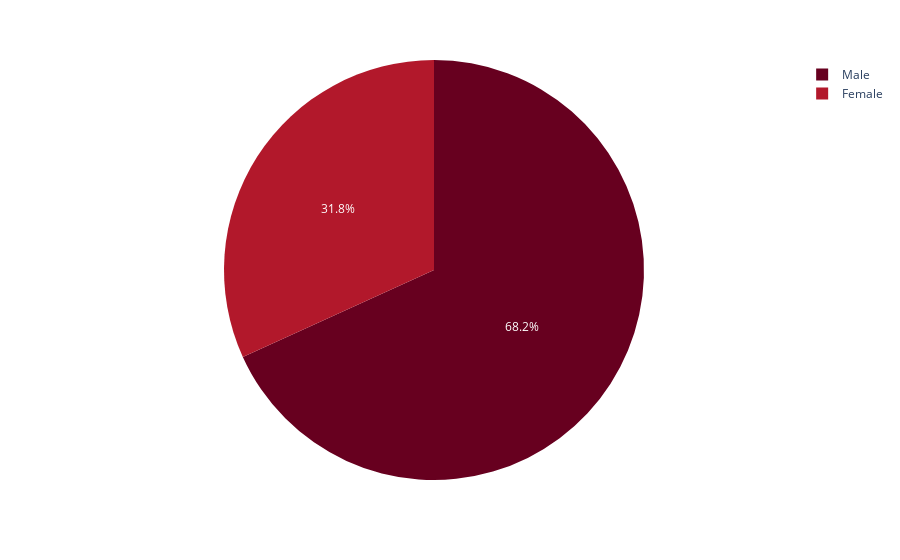

The notebook cell saved with this chart:
### Markdown cell above
People age above 40 and below 68 are more likely to get heart attack. <br>People at the age of 58 are highly prone to heart attacks.

### Code cell
# Male to Female Heart Attack Count

data=df_hrt["sex"].value_counts().reset_index()
px.pie(data,names=["Male","Female"],values='sex',color_discrete_sequence=px.colors.sequential.RdBu)

### Figure 1 — Plotly figure (JSON) as saved in the notebook; plotly's stock layout.template omitted (floating-point values rounded to 4 significant figures)
{"data": [{"domain": {"x": [0, 1], "y": [0, 1]}, "hovertemplate": "label=%{label}<br>sex=%{value}<extra></extra>", "labels": ["Male", "Female"], "legendgroup": "", "name": "", "showlegend": true, "type": "pie", "values": [206, 96]}], "layout": {"legend": {"tracegroupgap": 0}, "margin": {"t": 60}, "piecolorway": ["rgb(103,0,31)", "rgb(178,24,43)", "rgb(214,96,77)", "rgb(244,165,130)", "rgb(253,219,199)", "rgb(247,247,247)", "rgb(209,229,240)", "rgb(146,197,222)", "rgb(67,147,195)", "rgb(33,102,172)", "rgb(5,48,97)"]}}
